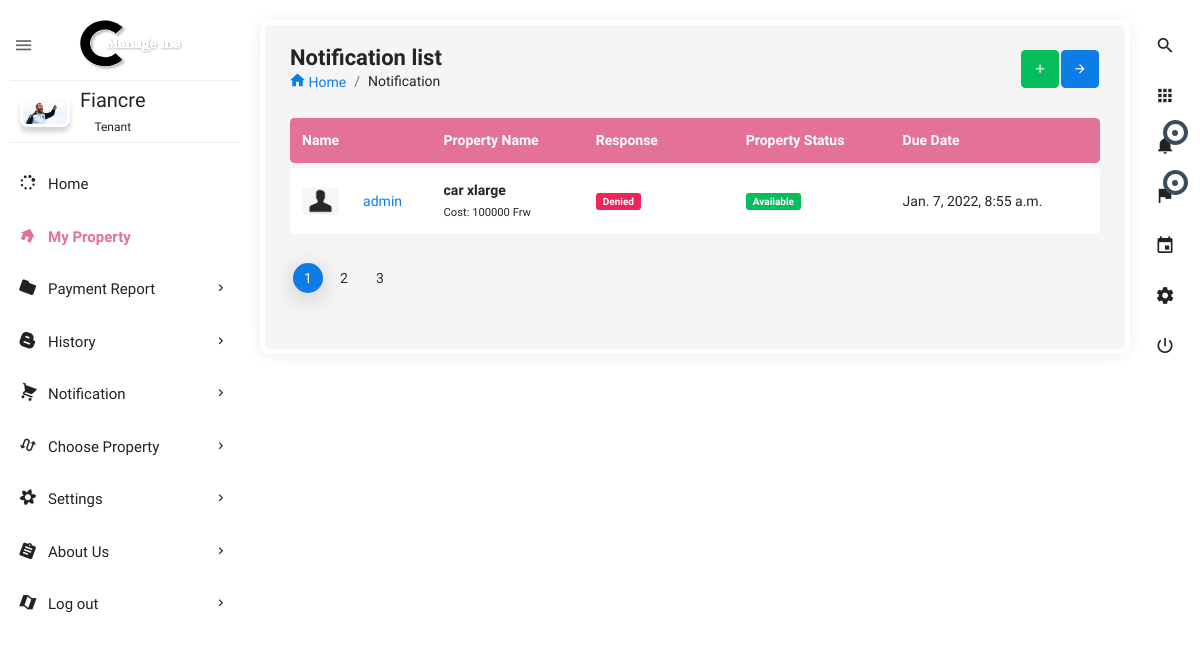
/all_notification_tenant/ (signed in), run on an earlier commit of the app's database.
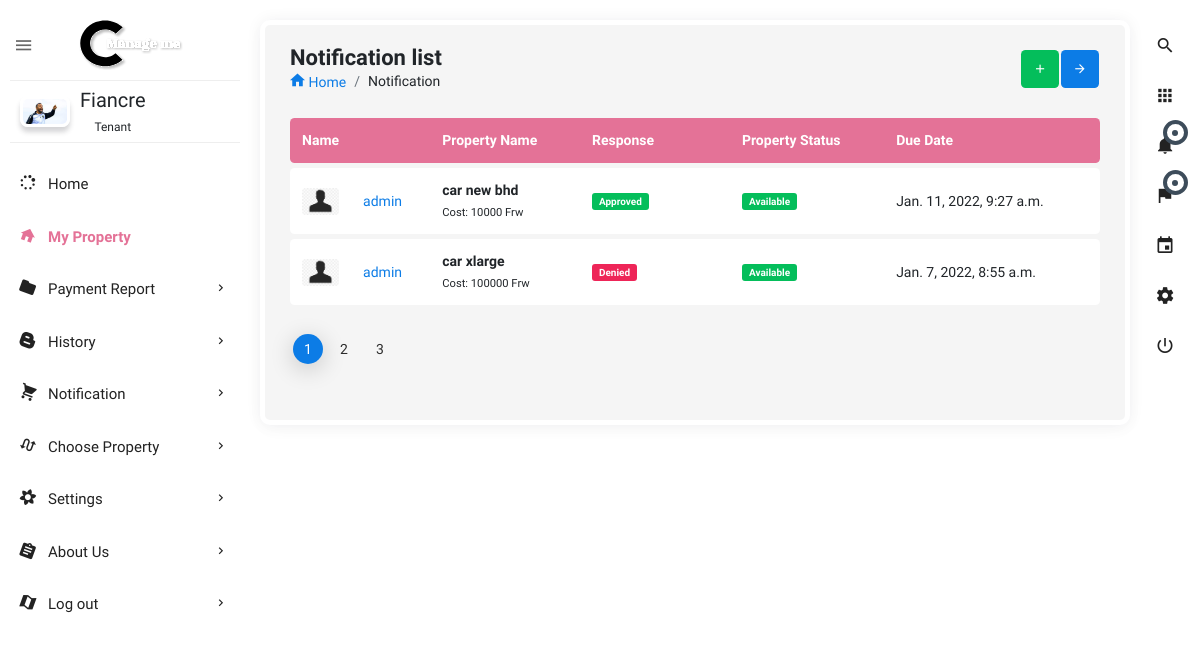
And on a later commit of the database.
### users/models.py (models this page shows, shortened)
class Request_Property(models.Model):
    status = [
        ('initial', 'initial'),
        ('request', 'request'),
        ('approved', 'approved'),
        ('denied', 'denied'),
        ('canceled', 'canceled')]
    user_request = models.ForeignKey(user, on_delete=models.CASCADE, related_name='requesting_users', null=False)
    property_requested = models.ForeignKey(Property_registration, on_delete=models.CASCADE, related_name='property_req',
                                           null=False)
    owner_name = models.ForeignKey(user, on_delete=models.CASCADE, related_name='owner_name_property', null=False)
    status_view = models.CharField(max_length=50, choices=status, default='initial')
    time_done = models.DateTimeField(default=now)
    def __str__(self):
        return f'{self.user_request} {self.property_requested}'
    class Meta:
        verbose_name_plural = "Request_Property"
        ordering = ['-id']

class Property_registration(models.Model):
    property_type_p = [
        ('house', 'house'),
        ('car', 'car'),
        ('land', 'land'),
        ('other', 'other')
    ]
    location_name = [
        ('kigali', 'kigali'),
        ('south', 'south'),
        ('east', 'east'),
        ('west', 'west')
    ]
    property_name = models.CharField(max_length=100)
    location = models.CharField(max_length=200, choices=location_name, default='kigali')
    property_type = models.CharField(max_length=200, choices=property_type_p)
    amount_per_month = models.IntegerField(default=10000)
    detail = models.TextField(max_length=250, default='')
    property_image = models.ImageField(blank=True, null=True, upload_to='images')
    available = models.BooleanField(default=True)
    owner_name = models.ForeignKey(user, on_delete=models.CASCADE, related_name='owner', null=False)
    time_added = models.DateTimeField(auto_now_add=True)
    def __str__(self):
        return f'{self.property_name} {self.owner_name}'
    class Meta:
        verbose_name_plural = "Property_registration"
        ordering = ['-id']

class User(AbstractBaseUser):
    user_type = [
        ('lessor', 'lessor'),
        ('tenant', 'tenant'),
    ]
    name = models.CharField(max_length=255, null=False)
    phone_number = PhoneNumberField(unique=True)
    user_image = models.ImageField(upload_to='images/', default='profile.png')
    user_login = models.CharField(max_length=7, choices=user_type, default='lessor', blank=False, null=False)
    is_active = models.BooleanField(default=True)
    staff = models.BooleanField(default=False)
    admin = models.BooleanField(default=False)
    USERNAME_FIELD = 'phone_number'
    REQUIRED_FIELDS = ['name', 'user_login']
    objects = UserManager()
    def __str__(self):
        return self.name
    objects = UserManager()

### users/views.py (the view)
# urls.py: path('all_notification_tenant/', views.all_notification_tenant, name='all_notification_tenant'),
def all_notification_tenant(request):
    user = request.user
    all_notification_deny_and_approve = Q(Q(status_view='approved') | Q(status_view='denied'))
    request_property_all_deny_approve = Request_Property.objects.filter(all_notification_deny_and_approve).filter(
        user_request=user).order_by('-id')
    print('not all:', request_property_all_deny_approve)
    context = {
        'notification_tenant': request_property_all_deny_approve
    }
    return render(request, 'html/all_notification_tenant.html', context)

### users/templates/html/all_notification_tenant.html (shortened to what the changed rows need)
{% extends 'dashboard-tenant/dashboard.html' %}
{% load static %}
{% block content %}
<section class="content">
    <div class="body_scroll">
        <div class="block-header">
            <div class="row">
                <div class="col-lg-7 col-md-6 col-sm-12">
                    <h2>Notification list</h2>
                </div>
            </div>
        </div>
        <div class="container-fluid">
            <div class="row clearfix">
                <div class="col-md-12 col-sm-12 col-xs-12">
                    <div class="card project_list">
                        <div class="table-responsive">
                            <table class="table table-hover c_table theme-color">
                                <thead>
                                    <tr>
                                        <th style="width:50px;">Name</th>
                                        <th></th>
                                        <th class="hidden-md-down">Property Name</th>
                                        <th class="" width="150px">Response</th>
                                        <th class="hidden-md-down">Property Status</th>
                                        <th class="hidden-md-down">Due Date</th>
                                    </tr>
                                </thead>
                                <tbody>
                                {% for notification_tenant in notification_tenant %}
                                    <a href="">
                                            <tr>
                                                <td>
                                                    <img class="rounded avatar" src="{{ notification_tenant.property_requested.owner_name.user_image.url }}" alt="">
                                                </td>
                                                <td>
                                                    <a class="single-user-name" href="javascript:void(0);">{{notification_tenant.property_requested.owner_name}}</a><br>
                                                </td>
                                                <td class="hidden-md-down">
                                                    <strong>{{notification_tenant.property_requested.property_name}}</strong><br>
                                                    <small>Cost: {{notification_tenant.property_requested.amount_per_month}} Frw</small>
                                                </td>
                                                {% if notification_tenant.status_view == 'approved' %}
                                                <td class="">
                                                    <span class="badge badge-success">Approved</span>
                                                </td>
                                                {% elif notification_tenant.status_view == 'denied' %}
                                                <td class="">
                                                    <span class="badge badge-danger">Denied</span>
                                                </td>
                                                {% else %}
                                                <td class="">
                                                    <span class="badge badge-info">Initial</span>
                                                </td>
                                                {% endif %}
                                                <td class="hidden-md-down"><span class="badge badge-success">Available</span></td>
                                                <td class="hidden-md-down" >{{notification_tenant.time_done}}</td>
                                            </tr>
                                    </a>
                                {% endfor %}
                                </tbody>
                            </table>
                        </div>
                    </div>
                </div>
            </div>
        </div>
    </div>
</section>
{% endblock %}

What changed in the data, as far as the page shows it:
added Request_Property: property_requested.owner_name.user_image (placeholder picture), property_requested.owner_name "admin", property_requested.property_name "car new bhd", property_requested.amount_per_month "10000", status_view "Approved", time_done "Jan. 11, 2022, 9:27 a.m."
